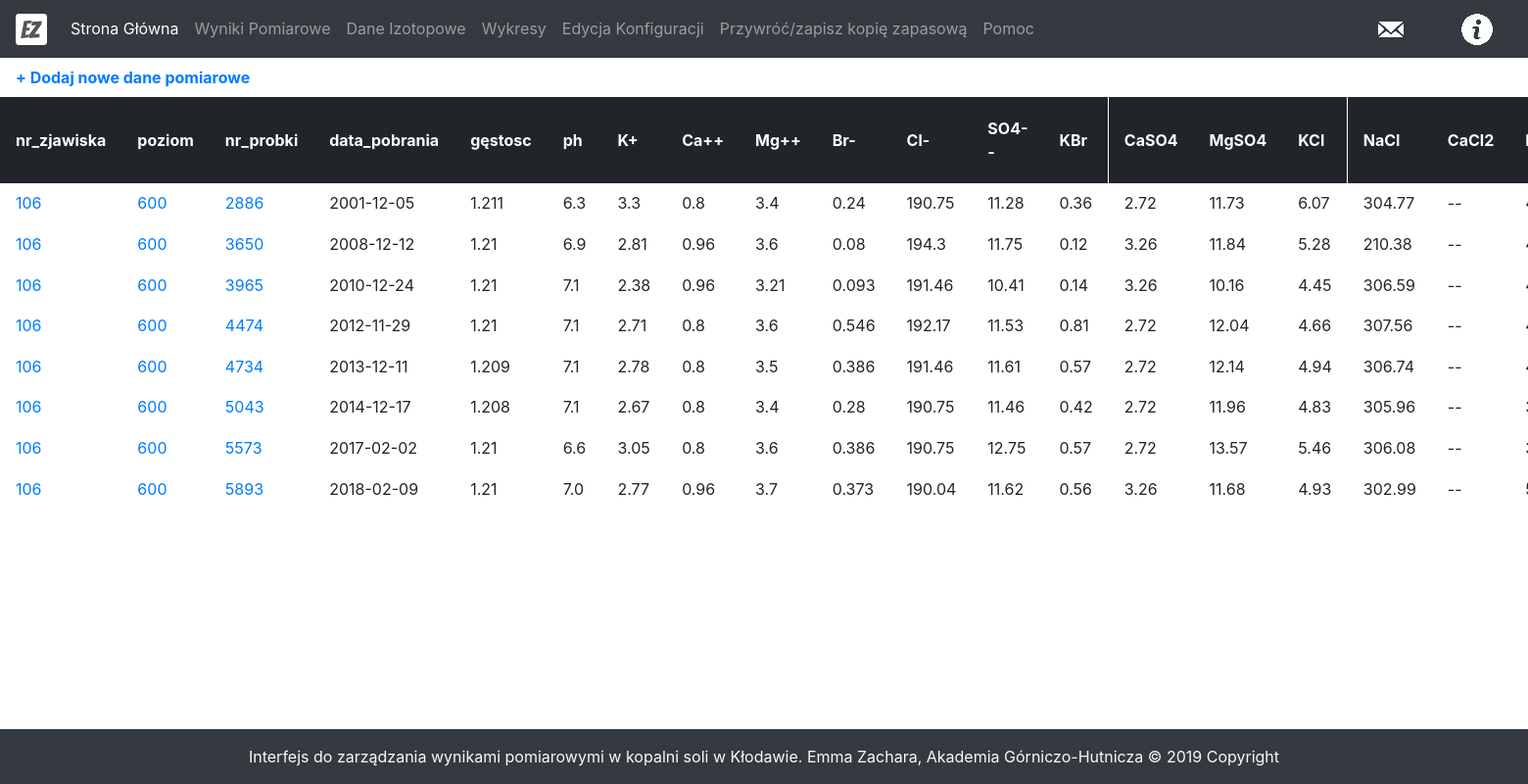
Before: /event/106 with the older database file.
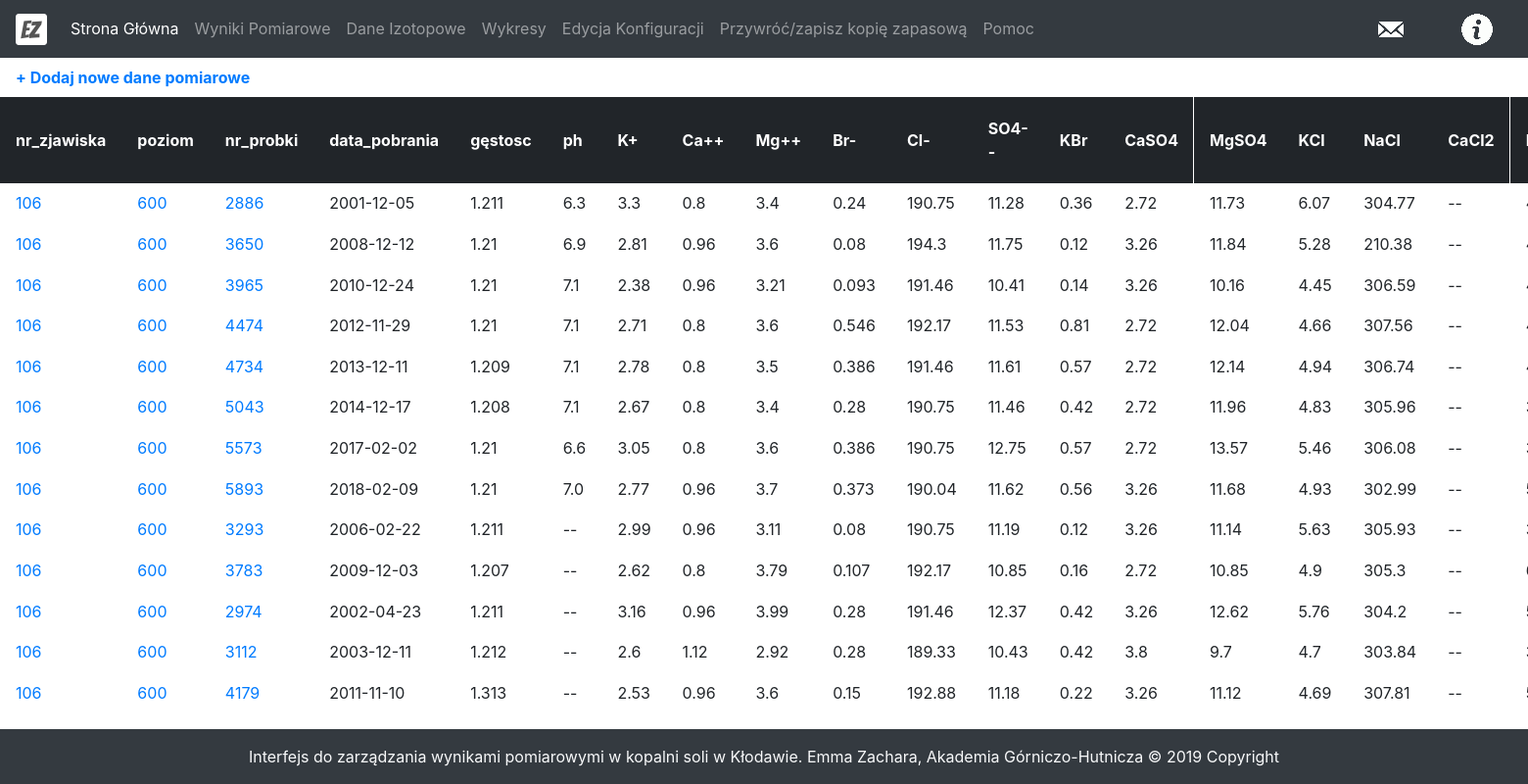
After: the same page with the newer database file.
### tables this page shows
CREATE TABLE results(
  id INTEGER PRIMARY KEY AUTOINCREMENT,
  nr_zjawiska INTEGER NULL,
  poziom INTEGER NULL,
  nr_probki INTEGER NULL,
  data_pobrania TEXT NULL,
  gestosc REAL NULL,
  ph REAL NULL,
  K REAL NULL,
  Ca REAL NULL,
  Mg REAL NULL,
  Br REAL NULL,
  Cl REAL NULL,
  CaO REAL NULL,
  MgO REAL NULL,
  SO3 REAL NULL,
  SO4 REAL NULL,
  KBr REAL NULL,
  CaSO4 REAL NULL,
  MgSO4 REAL NULL,
  KCl REAL NULL,
  NaCl REAL NULL,
  CaCl2 REAL NULL,
  MgCl2 REAL NULL,
  NaBr REAL NULL
, stezenie_roztworu_z_soli TEXT, stezenie_roztworu_z_jonow TEXT, stezenie_roztworu_w_h2o_z_soli TEXT, stezenie_roztoworu_w_h2o_z_jonow TEXT, stezenie_ca_mg_w_h2o_z_soli TEXT, steznie_na_k_w_h2o_z_soli TEXT, steznie_na_k_ca_mg_w_h2o_z_soli TEXT, poprawka_na_tlen_z_soli TEXT, poprawka_na_tlen_z_jonow TEXT, poprawka_na_deuter_z_soli TEXT, poprawka_na_deuter_z_jonow TEXT);

### main.py (the view)
@app.route('/event/<int:event>')
def samplesByEvent(event):
    config = configparser.ConfigParser()
    config.read('config.ini')
    config = config['SAMPLE']
    samples = getSamplesByEvent(event)
    convertNulls(samples)
    return render_template('sample.html', samples=samples, config=config)

### dbUtils.py (called while the page is built)
def dict_factory(cursor, row):
    d = OrderedDict()
    for idx, col in enumerate(cursor.description):
        d[col[0]] = row[idx]
    return d

def getSamplesByEvent(event):
    conn = sqlite3.connect('data.db')
    cursor = conn.cursor()
    query = 'select * from results where nr_zjawiska={0}'.format(event)
    samples = []
    for row in cursor.execute(query):
        sample = dict_factory(cursor, row)
        samples.append(sample)
    conn.close()
    return samples

def convertNulls(sampleList, character='--'):
    for index, sample in enumerate(sampleList):
        for key, value in sample.items():
            if value==None:
                sampleList[index][key]=character

### templates/sample.html (shortened to what this page needs)
{% extends 'layout.html' %}
{% block body %}
	<div>
		<table>
			<tr>
				  <td><a href="/addSample"> <b>+ Dodaj nowe dane pomiarowe</b></a></td>
			</tr>
		</table>
		<table class="tableFixHead" id="sampleTable">
  			<thead class="thead-dark">
  			  <tr>
				  <th scope="col" onclick="sortTable(0)" class="nr_zjawiska">nr_zjawiska</th>
				  <th scope="col" onclick="sortTable(1)" class="poziom">poziom</th>
				  <th scope="col" onclick="sortTable(2)" class="nr_probki">nr_probki</th>
				  <th scope="col" onclick="sortTable(3)" class="data_pobrania">data_pobrania</th>
				  <th scope="col" onclick="sortTable(4)" class="gestosc">gęstosc</th>
				  <th scope="col" onclick="sortTable(5)" class="ph">ph</th>
				  <th scope="col" onclick="sortTable(6)" class="k">K+</th>
				  <th scope="col" onclick="sortTable(7)" class="ca">Ca++</th>
				  <th scope="col" onclick="sortTable(8)" class="mg">Mg++</th>
				  <th scope="col" onclick="sortTable(9)" class="br">Br-</th>
				  <th scope="col" onclick="sortTable(10)" class="cl">Cl-</th>
				  <th scope="col" onclick="sortTable(14)" class="so4">SO4--</th>
				  <th scope="col" onclick="sortTable(15)" class="kbr">KBr</th>
				  <th scope="col" onclick="sortTable(16)" class="caso4">CaSO4</th>
				  <th scope="col" onclick="sortTable(17)" class="mgso4">MgSO4</th>
				  <th scope="col" onclick="sortTable(18)" class="kcl">KCl</th>
				  <th scope="col" onclick="sortTable(19)" class="nacl">NaCl</th>
				  <th scope="col" onclick="sortTable(20)" class="cacl2">CaCl2</th>
				  <th scope="col" onclick="sortTable(21)" class="mgcl2">MgCl2</th>
  			  </tr>
  			</thead>
  			<tbody>
			  {% for sample in samples %}
  			  <tr>
				  <td class="nr_zjawiska"><a href="/event/{{sample.nr_zjawiska}}">{{sample.nr_zjawiska}}</a></td>
				  <td class="poziom"><a href="/level/{{sample.poziom}}">{{sample.poziom}}</a></td>
				  <td class="nr_probki"><a href="/sample/{{sample.id}}">{{sample.nr_probki}}</a></td>
				  <td class="data_pobrania">{{sample.data_pobrania}}</td>
				  <td class="gestosc">{{sample.gestosc}}</td>
				  <td class="ph">{{sample.ph}}</td>
				  <td class="k">{{sample.K}}</td>
				  <td class="ca">{{sample.Ca}}</td>
				  <td class="mg">{{sample.Mg}}</td>
				  <td class="br">{{sample.Br}}</td>
				  <td class="cl">{{sample.Cl}}</td>
				  <td class="so4">{{sample.SO4}}</td>
				  <td class="kbr">{{sample.KBr}}</td>
				  <td class="caso4">{{sample.CaSO4}}</td>
				  <td class="mgso4">{{sample.MgSO4}}</td>
				  <td class="kcl">{{sample.KCl}}</td>
				  <td class="nacl">{{sample.NaCl}}</td>
				  <td class="cacl2">{{sample.CaCl2}}</td>
				  <td class="mgcl2">{{sample.MgCl2}}</td>
  			  </tr>
			  {% endfor %}
  			</tbody>
		</table>
	</div>
{% endblock %}

### templates/layout.html (shortened to what this page needs)
<!DOCTYPE html>
<html lang="zxx" class="no-js" style="height: 100%; margin: 0;">
	<head>
		<link rel="stylesheet" href="{{ url_for('static', filename = 'bootstrap.min.css') }}">
		<link rel="stylesheet" href="{{ url_for('static', filename = 'style.css') }}">
	</head>
	<body style="height:100%">
    <div class="wrapper" style="min-height:100%; margin-bottom: -56px; ">
    <nav class="navbar navbar-expand-lg navbar-dark bg-dark">
      <a class="navbar-brand" href="#"><img src="{{ url_for('static', filename='favicon-32x32.png') }}"></a>
      <div class="collapse navbar-collapse" id="navbarNavDropdown">
        <ul class="navbar-nav">
          <li class="nav-item active">
            <a class="nav-link" href="/">Strona Główna <span class="sr-only">(current)</span></a>
          </li>
          <li class="nav-item">
            <a class="nav-link" href="/samples">Wyniki Pomiarowe</a>
          </li>
          <li class="nav-item">
            <a class="nav-link" href="/isotopes">Dane Izotopowe</a>
          </li>
          <li class="nav-item">
            <a class="nav-link" href="/charts">Wykresy</a>
          </li>
          <li class="nav-item">
            <a class="nav-link" href="/editConfig">Edycja Konfiguracji</a>
          </li>
          <li class="nav-item">
            <a class="nav-link" href="/backup">Przywróć/zapisz kopię zapasową</a>
          </li>
          <li class="nav-item">
            <a class="nav-link" href="/help">Pomoc</a>
          </li>
        </ul>
      </div>
      <div class="collapse navbar-collapse" id="navbarNavDropdown" style="position: absolute; left: auto; right: 0;">
        <ul class="navbar-nav">
          <li class="nav-item">
            <a class="navbar-brand" href="mailto: test@test.pl"><img src="{{ url_for('static', filename='mail-icon-32x32.png') }}" style="margin-right: 20px; margin-left: 20px;"></a>
          </li>
          <li class="nav-item">
            <a class="navbar-brand" href="/info"><img src="{{ url_for('static', filename='info-icon-32.png') }}" style="margin-right: 20px; margin-left: 20px"></a>
          </li>
        </ul>
      </div>
    </nav>
    {% block body %}{% endblock %}
        <div class="push" style="height: 56px"></div>
    </div>
    <footer class="page-footer font-small dark bg-dark text-light bottom" style="height: 56px">
      <div class="footer-copyright text-center py-3 dark bg-dark">
          Interfejs do zarządzania wynikami pomiarowymi w kopalni soli w Kłodawie.
          Emma Zachara, Akademia Górniczo-Hutnicza © 2019 Copyright
      </div>
    </footer>
    </body>
</html>

### static/style.css (style rules this page uses)
.tableFixHead { overflow-y: auto; height: 100px; }
.tableFixHead th { position: sticky; top: 0; }
table { border-collapse: collapse; width: 100%; }
th, td { padding: 8px 16px; }
th { color: #fff; background-color: #212529; border-color: #32383e; }

Changed rows visible on the page:
now on this page (row edited): results: nr_zjawiska "106", poziom "600", nr_probki "3293", data_pobrania "2006-02-22", gestosc "1.211", ph "--", K "2.99", Ca "0.96", Mg "3.11", Br "0.08", Cl "190.75", SO4 "11.19", KBr "0.12", CaSO4 "3.26", MgSO4 "11.14", KCl "5.63", NaCl "305.93", CaCl2 "--"
now on this page (row edited): results: nr_zjawiska "106", poziom "600", nr_probki "3783", data_pobrania "2009-12-03", gestosc "1.207", ph "--", K "2.62", Ca "0.8", Mg "3.79", Br "0.107", Cl "192.17", SO4 "10.85", KBr "0.16", CaSO4 "2.72", MgSO4 "10.85", KCl "4.9", NaCl "305.3", CaCl2 "--"
now on this page (row edited): results: nr_zjawiska "106", poziom "600", nr_probki "2974", data_pobrania "2002-04-23", gestosc "1.211", ph "--", K "3.16", Ca "0.96", Mg "3.99", Br "0.28", Cl "191.46", SO4 "12.37", KBr "0.42", CaSO4 "3.26", MgSO4 "12.62", KCl "5.76", NaCl "304.2", CaCl2 "--"
now on this page (row edited): results: nr_zjawiska "106", poziom "600", nr_probki "3112", data_pobrania "2003-12-11", gestosc "1.212", ph "--", K "2.6", Ca "1.12", Mg "2.92", Br "0.28", Cl "189.33", SO4 "10.43", KBr "0.42", CaSO4 "3.8", MgSO4 "9.7", KCl "4.7", NaCl "303.84", CaCl2 "--"
now on this page (row edited): results: nr_zjawiska "106", poziom "600", nr_probki "4179", data_pobrania "2011-11-10", gestosc "1.313", ph "--", K "2.53", Ca "0.96", Mg "3.6", Br "0.15", Cl "192.88", SO4 "11.18", KBr "0.22", CaSO4 "3.26", MgSO4 "11.12", KCl "4.69", NaCl "307.81", CaCl2 "--"
